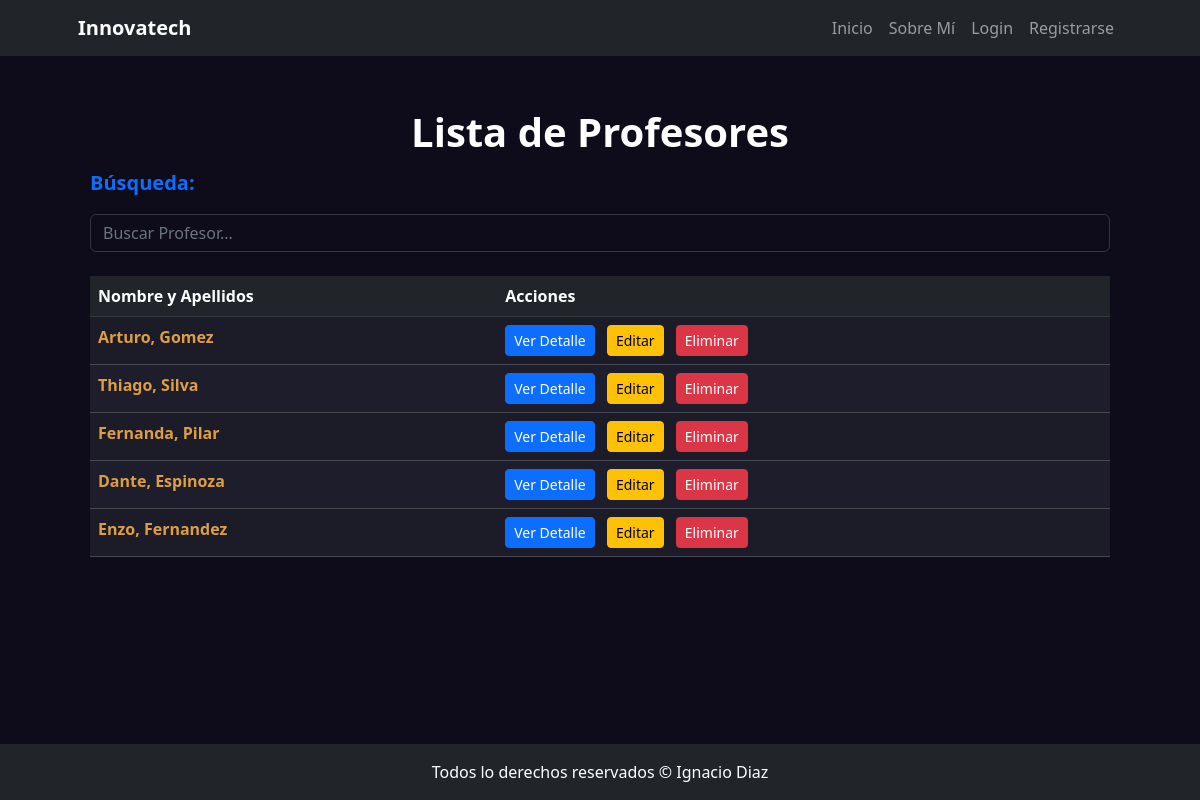
The page /profesor/list/ on the database its author committed.
### profesor/models.py (models this page shows, shortened)
class Profesor(models.Model):
    nombre = models.CharField(max_length=50)
    apellido = models.CharField(max_length=50)
    especializacion = models.CharField(max_length=100)
    correo_electronico = models.EmailField(unique=True)
    telefono = models.CharField(max_length=15)
    imagen = models.ImageField(upload_to='profesores/', null=True, blank=True)
    class Meta:
        verbose_name = 'Profesor'
        verbose_name_plural = 'Profesores'

### profesor/views.py (the view)
# urls.py: path("list/", views.ProfesorList.as_view(), name="list"),
class ProfesorList(ListView):
    model = models.Profesor
    def get_queryset(self) -> QuerySet:
        if self.request.GET.get("consulta"):
            consulta = self.request.GET.get("consulta")
            object_list = models.Profesor.objects.filter(
                Q(nombre__icontains=consulta) | Q(apellido__icontains=consulta))
        else:
            object_list = models.Profesor.objects.all()
        return object_list

### profesor/templates/profesor/profesor_list.html (shortened to what this page needs)
{% extends 'core/base.html' %}
{% block titulo %}Lista de Profesores{% endblock titulo %}
{% block contenido %}
    <div class="container">
        <div class="row">
            <form action="{% url 'profesor:list' %}" method="get">
                <label class="fs-5 fw-bold mb-3 text-primary">Búsqueda:</label>
                <input
                    type="text"
                    name="consulta"
                    class="form-control"
                    placeholder="Buscar Profesor..."
                >
            </form>
        </div>
        <div class="row my-4">
            <div class="col">
                {% if object_list %}
                    <table class="table table-striped table-hover"  style="background: #1d1d2b; border-color: #ffffff2f;">
                        <thead class="table-dark">
                            <tr>
                                <th scope="col">Nombre y Apellidos</th>
                                <th scope="col">Acciones</th>
                            </tr>
                        </thead>
                        <tbody>
                            {% for object in object_list %}
                                <tr>
                                    <td style="color: #de9e44" class="fw-bold">{{ object.nombre }}, {{object.apellido}}</td>
                                    <td>
                                        <a href="{% url 'profesor:detail' object.id %}" class="btn btn-primary btn-sm me-2">Ver Detalle</a>
                                        <a href="{% url 'profesor:update' object.id %}" class="btn btn-warning btn-sm me-2">Editar</a>
                                        <a href="{% url 'profesor:delete' object.id %}" class="btn btn-danger btn-sm">Eliminar</a>
                                    </td>
                                </tr>
                            {% endfor %}
                        </tbody>
                    </table>
                {% elif not object_list and request.GET.consulta %}
                    <p class="text-center py-4 m-2 fs-4 text-info text-bg-dark fw-bold rounded-4">
                        No hay Profesor registrado con ese nombre 🫤
                    </p>
                {% else %}
                    <p class="text-center py-4 m-2 fs-4 text-warning text-bg-dark fw-bold rounded-4">
                       Aún no hay Profesores registrados 📢
                    </p>
                {% endif %}
            </div>
        </div>
    </div>
{% endblock contenido %}

### core/templates/core/base.html (style rules this page uses)
input { background: #c9c9c900 !important; color: #b7b7b7 !important; border-color: #9090904c !important; }

### rows shown on the page
Profesor: nombre "Arturo", apellido "Gomez"
Profesor: nombre "Thiago", apellido "Silva"
Profesor: nombre "Fernanda", apellido "Pilar"
Profesor: nombre "Dante", apellido "Espinoza"
Profesor: nombre "Enzo", apellido "Fernandez"
